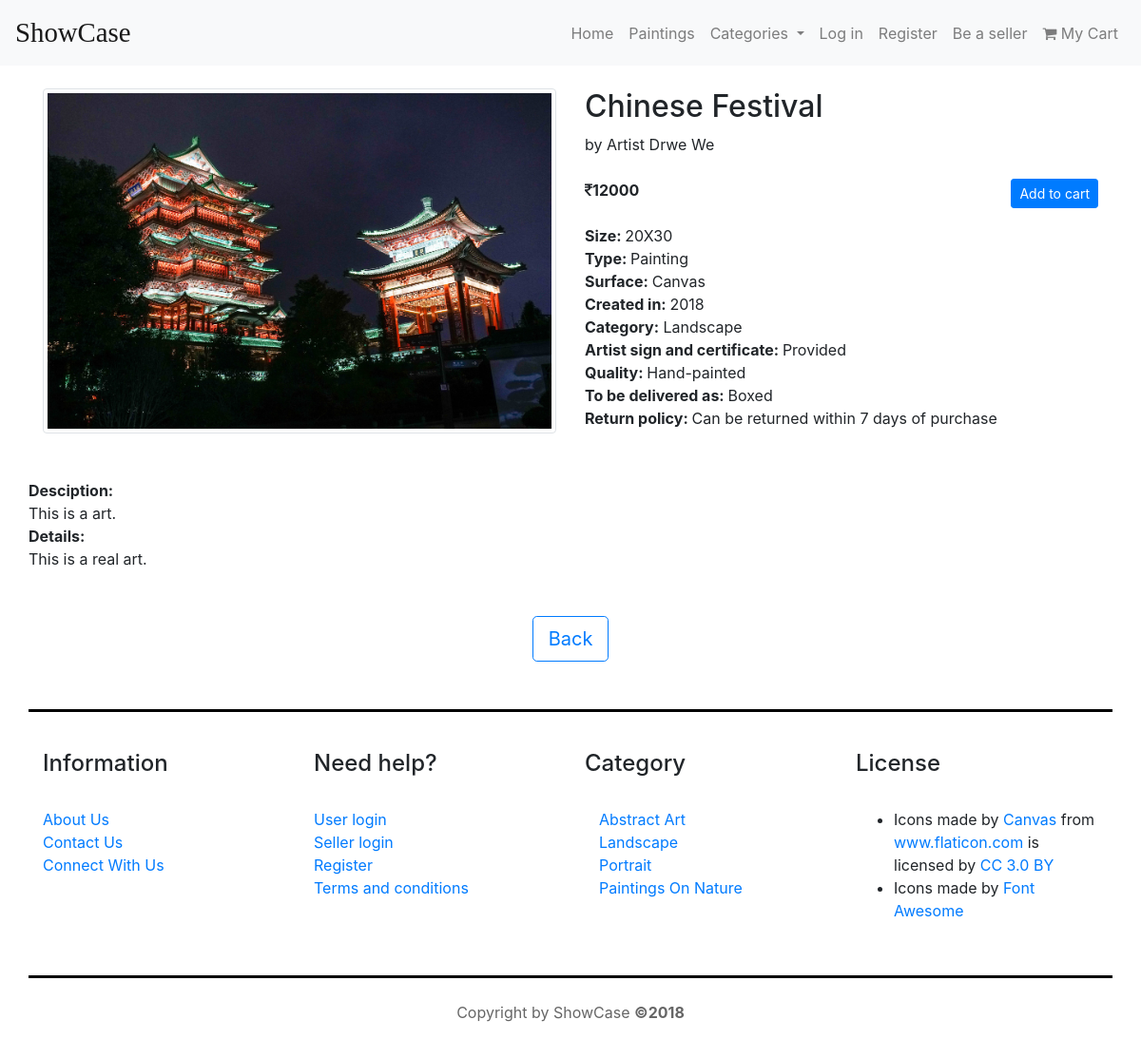
The app's page /details.php?product_id=8889 with its own data.
### tables this page shows
CREATE TABLE `product` (
  `id` int(11) NOT NULL,
  `title` varchar(255) DEFAULT NULL,
  `type` varchar(255) DEFAULT NULL,
  `surface` varchar(255) DEFAULT NULL,
  `delivery` varchar(255) DEFAULT NULL,
  `image` varchar(255) DEFAULT NULL,
  `longdesc` mediumtext,
  `shortdesc` varchar(255) DEFAULT NULL,
  `yearofartwork` year(4) DEFAULT NULL,
  `width` int(11) DEFAULT NULL,
  `height` int(11) DEFAULT NULL,
  `price` int(11) DEFAULT NULL,
  `sellerid` int(11) DEFAULT NULL,
  `category` varchar(255) DEFAULT NULL
);

CREATE TABLE `seller` (
  `id` int(11) NOT NULL,
  `firstname` varchar(255) DEFAULT NULL,
  `lastname` varchar(255) DEFAULT NULL,
  `email` varchar(255) DEFAULT NULL,
  `mobile` bigint(20) DEFAULT NULL,
  `password` varchar(255) DEFAULT NULL,
  `profile` int(11) DEFAULT NULL,
  `image` varchar(255) DEFAULT NULL
);

### function.php (called while the page is built, shortened)
<?php
class DB_connect
{
	function __construct()
	{
		$conn = new mysqli(SERVERNAME, 'root', PASSWORD,DATABASENAME);
		$this->dbh=$conn;
	}
	public function selectbyid($id,$tablename)
	{
		$result=mysqli_query($this->dbh,"SELECT * FROM $tablename WHERE id=$id;");
		return $result;
	}
	public function select_by_colname_reloaded($tablename,$cols,$colname,$colvalue)
	{
		$col="";
		foreach($cols as $x)
		{
			$col.=$x.",";
		}
		$col=rtrim($col,",");
		$sql="SELECT $col FROM $tablename WHERE $colname='$colvalue'";
		$result=mysqli_query($this->dbh,$sql);
		if ($result)
		{
    			return $result;
		}
		else
		{
    		echo "Error: " . $sql . "<br>" . $this->dbh->error;
		}
	}
}
?>

### details.php (the view, shortened to what this page needs)
<!DOCTYPE html>
<html>
<head>
	<link rel="stylesheet" href="https://maxcdn.bootstrapcdn.com/bootstrap/4.1.0/css/bootstrap.min.css">
	<link rel="stylesheet" href="https://cdnjs.cloudflare.com/ajax/libs/font-awesome/4.7.0/css/font-awesome.min.css">
	<link rel="stylesheet" href="style.css">
</head>
<body>
	<?php 	if(isset($_SESSION['seller_name'])){include "elements/headerseller.php";}
			else if(isset($_SESSION['buyer_name'])){include "elements/headerbuyer.php";}
			else {include "elements/header.php";}
	 ?>
<?php
require_once "function.php";
$show=new DB_connect();
$product_id=$_GET['product_id']-8887;
$result=$show->selectbyid($product_id,'product');
$row=mysqli_fetch_array($result);
$result2=$show->select_by_colname_reloaded('seller',array('firstname','lastname'),'id',$row['sellerid']);
$row2=mysqli_fetch_array($result2);
?>
<div class="container">
	<div class="detail">
		<div class="row">
			<div class="col-md-6">
					<img class="img-fluid img-thumbnail" src="gallery/<?php echo $row['image']; ?>" style="width:100%; height:auto;">
			</div>
			<div class="col-md-6">
				<h1><?php echo $row['title']; ?></h1>
				<div>
					by Artist <?php echo ucfirst($row2['firstname'])." ".ucfirst($row2['lastname']); ?>
				</div>
				<div class="text-lg">
					<br>
					<b><i class="fa fa-rupee"></i><?php echo $row['price']; ?></b>
					<button type="button" class="btn btn-sm btn-primary float-right"
					 onclick="window.location.href='controllers/addtocart.php?product_id=<?php echo $row['id']+8887; ?>';">Add to cart</button>
					<br>
				</div>
				<br>
				<div>
					<b>Size: </b> <?php echo $row['width']; ?>X</i><?php echo $row['height']; ?><br>
					<b>Type: </b> <?php echo $row['type']; ?><br>
					<b>Surface: </b> <?php echo $row['surface']; ?><br>
					<b>Created in: </b> <?php echo $row['yearofartwork']; ?><br>
					<b>Category:</b> <?php echo $row['category']; ?><br>
					<b>Artist sign and certificate: </b> Provided<br>
					<b>Quality: </b> Hand-painted<br>
					<b>To be delivered as: </b> <?php echo $row['delivery']; ?><br>
					<b>Return policy: </b> Can be returned within 7 days of purchase<br>
				</div>
			</div>
		</div>
	</div>
	<br>
	<br>
	<div class="row">
		<div>
			<b>Desciption:</b><br>
			<?php echo $row['shortdesc']; ?><br>
			<b>Details:</b><br>
			<?php echo $row['longdesc']; ?>
		</div>
	</div>
</div>
<br><br>
<div class="text-center">
	<button type="button" onclick="window.history.back();" class="btn btn-lg custom-btn">Back</button>
</div>
	<?php include "elements/footer.php" ?>
</body>

### elements/header.php (shortened to what this page needs)
<nav class="navbar navbar-expand-lg navbar-light bg-light">
  		<a class="navbar-brand" href="index.php">ShowCase</a>
	 <div class="collapse navbar-collapse" id="navbarNavDropdown">
	    <ul class="navbar-nav">
	      <li class="nav-item">
	        <a class="nav-link" href="index">Home <span class="sr-only">(current)</span></a>
	      </li>
	      <li class="nav-item">
	        <a class="nav-link" href="index.php#ourcollection">Paintings</a>
	      </li>
	      <li class="nav-item dropdown">
	        <a class="nav-link dropdown-toggle" href="#" id="navbarDropdownMenuLink" data-toggle="dropdown" aria-haspopup="true" aria-expanded="false">
	          Categories
	        </a>
	      </li>
	       <li class="nav-item">
	        <a class="nav-link" href="login.php">Log in</a>
	      </li>
	      <li class="nav-item">
	        <a class="nav-link" href="register.php">Register</a>
	      </li>
	       <li class="nav-item">
	        <a class="nav-link" href="signup-seller.php">Be a seller</a>
	      </li>
	      <li class="nav-item">
	        <a class="nav-link" href="cart.php"><i class="fa fa-shopping-cart"></i>&nbsp;My Cart<span id="cart-value"></span></a>
	      </li>
	    </ul>
	  </div>
</nav>

### elements/footer.php
<div class="container">
	<div class="row" id="footer">
		<div class="col">
			<h4>Information</h4><br>
			<a href="#">About Us</a><br>
			<a href="contactus.php">Contact Us</a><br>
			<a href="#">Connect With Us</a>
		</div>
		<div class="col">
			<h4>Need help?</h4><br>
			<a href="login.php">User login</a><br>
			<a href="login.php">Seller login</a><br>
			<a href="register.php">Register</a><br>
			<a href="termsconditions.php">Terms and conditions</a>
		</div>
		<div class="connect-with-us col">
			<h4>Category</h4><br>
			<div class="col">
			         <a  href="category.php?category=Abstract Art">Abstract Art</a><br>
			         <a  href="category.php?category=Landscape">Landscape</a><br>
			         <a  href="category.php?category=Portrait">Portrait</a><br>
			         <a  href="category.php?category=Paintings On Nature">Paintings On Nature</a><br>
			</div>
		</div>
		<div class="col">
			<h4>License</h4><br>
			<ul>
				<li>Icons made by <a href="https://www.flaticon.com/authors/freepik" title="Canvas">Canvas</a> from <a href="https://www.flaticon.com/"     title="Flaticon">www.flaticon.com</a> is licensed by <a href="http://creativecommons.org/licenses/by/3.0/"     title="Creative Commons BY 3.0" target="_blank">CC 3.0 BY</a></li>
				<li>Icons made by <a href="https://fontawesome.com/" target="_blank">Font Awesome</a></li>
			</ul>
		</div>
	</div>
	<br>
	<div class="text-center" id="copyright"><p>Copyright by ShowCase <b>&copy;<?php echo date("Y");?></b></p></div>
</div>
</body>
</html>

### style.css (style rules this page uses)
h1 { font-size:2rem; }
.navbar-brand { font-size:180%;font-family:garamond; }
#footer { border-top:3px solid black;border-bottom:3px solid black;margin-top:50px;padding-top:40px;padding-bottom:40px; }
.navbar { margin-bottom:2%; }
.custom-btn { background-color: white;border:1px solid #007bff;color:#007bff; }
p { color:#666666; }

### records on screen
product: image (picture), title "Chinese Festival", price "12000", width "20", height "30", type "Painting", surface "Canvas", yearofartwork "2018", category "Landscape", delivery "Boxed", shortdesc "This is a art.", longdesc "This is a real art."
seller: firstname "Drwe", lastname "We"
